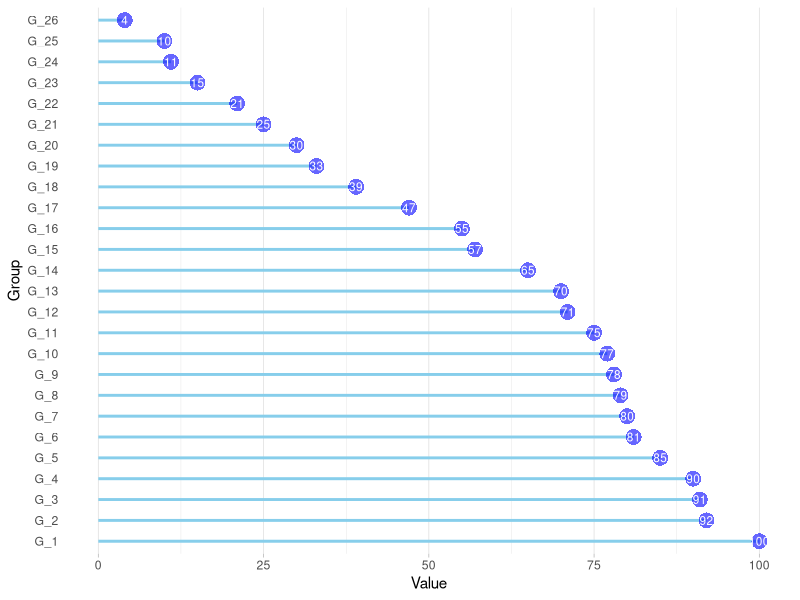

This chart was generated by the following R code:
library(ggplot2)
library(tidyverse)

data <- data.frame(
  x = LETTERS[1:26],
  y = sample(1:100, size = 26, replace = F)
)

data$x <- as.factor(data$x)

ggplot(data, aes(x = fct_reorder(x, y, .desc = T), y = y))+
  geom_segment(aes(x = fct_reorder(x, y, .desc = T),
                   xend = fct_reorder(x, y, .desc = T),
                   y = 0,
                   yend = y),
               color = 'skyblue',
               lwd = 1)+
  geom_point(color = 'blue', size = 5, alpha=0.6, pch = 16)+
  geom_text(aes(label = y), color = 'white', size = 3)+
  theme_light()+
  coord_flip()+
  theme(
    panel.grid.major.y = element_blank(),
    panel.border = element_blank(),
    axis.ticks.y = element_blank()
  )+
  scale_x_discrete(labels = paste0("G_", 1:26))+
  xlab("Group")+
  ylab("Value")
  